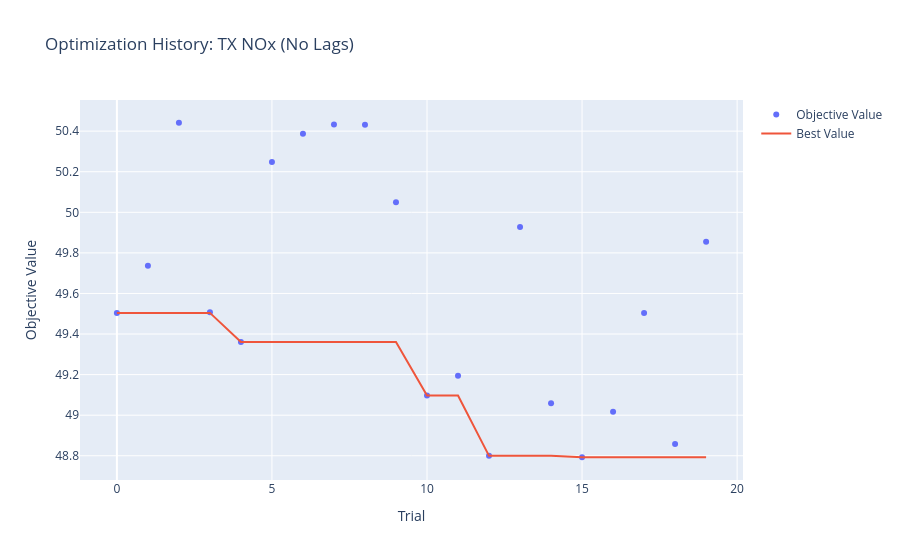

Source (notebook cell):
### Code cell
# TX NOx no lags
study = optuna.load_study(
    study_name="03_08_18_00_XGB_TX_NOx",
    storage="sqlite:///optuna_studies.db"
)

opt_history = plot_optimization_history(study)
opt_history.update_layout(title="Optimization History: TX NOx (No Lags)")
opt_history.show()

### Figure 1 — Plotly figure (JSON) as saved in the notebook; plotly's stock layout.template omitted (floating-point values rounded to 4 significant figures)
{"data": [{"mode": "markers", "name": "Objective Value", "type": "scatter", "x": [0, 1, 2, 3, 4, 5, 6, 7, 8, 9, 10, 11, 12, 13, 14, 15, 16, 17, 18, 19], "y": [49.5, 49.74, 50.44, 49.51, 49.36, 50.25, 50.39, 50.43, 50.43, 50.05, 49.1, 49.19, 48.8, 49.93, 49.06, 48.79, 49.02, 49.5, 48.86, 49.85]}, {"mode": "lines", "name": "Best Value", "type": "scatter", "x": [0, 1, 2, 3, 4, 5, 6, 7, 8, 9, 10, 11, 12, 13, 14, 15, 16, 17, 18, 19], "y": [49.5, 49.5, 49.5, 49.5, 49.36, 49.36, 49.36, 49.36, 49.36, 49.36, 49.1, 49.1, 48.8, 48.8, 48.8, 48.79, 48.79, 48.79, 48.79, 48.79]}, {"marker": {"color": "#cccccc"}, "mode": "markers", "name": "Infeasible Trial", "showlegend": false, "type": "scatter", "x": [], "y": []}], "layout": {"title": {"text": "Optimization History: TX NOx (No Lags)"}, "xaxis": {"title": {"text": "Trial"}}, "yaxis": {"title": {"text": "Objective Value"}}}}
